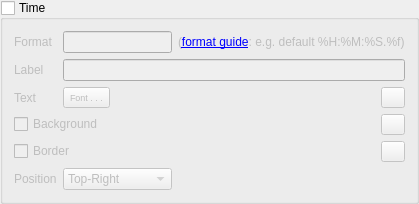
              <widget class="QgsCollapsibleGroupBox" name="groupTime">
               <property name="title">
                <string>Time</string>
               </property>
               <property name="checkable">
                <bool>true</bool>
               </property>
               <property name="checked">
                <bool>false</bool>
               </property>
               <layout class="QVBoxLayout" name="verticalLayout_2">
                <item>
                 <layout class="QGridLayout" name="gridLayout_6">
                  <item row="3" column="0" colspan="3">
                   <widget class="QCheckBox" name="cbTimeBackground">
                    <property name="text">
                     <string>Background</string>
                    </property>
                   </widget>
                  </item>
                  <item row="2" column="0">
                   <widget class="QLabel" name="label_18">
                    <property name="text">
                     <string>Text</string>
                    </property>
                   </widget>
                  </item>
                  <item row="2" column="2">
                   <spacer name="horizontalSpacer_5">
                    <property name="orientation">
                     <enum>Qt::Horizontal</enum>
                    </property>
                    <property name="sizeHint" stdset="0">
                     <size>
                      <width>40</width>
                      <height>20</height>
                     </size>
                    </property>
                   </spacer>
                  </item>
                  <item row="5" column="0">
                   <widget class="QLabel" name="label_19">
                    <property name="text">
                     <string>Position</string>
                    </property>
                   </widget>
                  </item>
                  <item row="5" column="1">
                   <widget class="QComboBox" name="cboPosTime">
                    <property name="currentIndex">
                     <number>1</number>
                    </property>
                    <item>
                     <property name="text">
                      <string>Top-Left</string>
                     </property>
                    </item>
                    <item>
                     <property name="text">
                      <string>Top-Right</string>
                     </property>
                    </item>
                    <item>
                     <property name="text">
                      <string>Bottom-Left</string>
                     </property>
                    </item>
                    <item>
                     <property name="text">
                      <string>Bottom-Right</string>
                     </property>
                    </item>
                    <item>
                     <property name="text">
                      <string>Top-Center</string>
                     </property>
                    </item>
                    <item>
                     <property name="text">
                      <string>Bottom-Center</string>
                     </property>
                    </item>
                   </widget>
                  </item>
                  <item row="2" column="1">
                   <widget class="QgsFontButton" name="fbtnTime">
                    <property name="minimumSize">
                     <size>
                      <width>0</width>
                      <height>21</height>
                     </size>
                    </property>
                    <property name="font">
                     <font>
                      <pointsize>7</pointsize>
                     </font>
                    </property>
                    <property name="text">
                     <string>Font . . .</string>
                    </property>
                    <property name="mode">
                     <enum>QgsFontButton::ModeQFont</enum>
                    </property>
                   </widget>
                  </item>
                  <item row="3" column="3">
                   <widget class="QgsColorButton" name="colorTimeBackground">
                    <property name="minimumSize">
                     <size>
                      <width>24</width>
                      <height>21</height>
                     </size>
                    </property>
                    <property name="color">
                     <color>
                      <red>255</red>
                      <green>255</green>
                      <blue>255</blue>
                     </color>
                    </property>
                    <property name="defaultColor">
                     <color>
                      <red>255</red>
                      <green>255</green>
                      <blue>255</blue>
                     </color>
                    </property>
                   </widget>
                  </item>
                  <item row="1" column="1" colspan="3">
                   <widget class="QLineEdit" name="labelTime"/>
                  </item>
                  <item row="1" column="0">
                   <widget class="QLabel" name="label_16">
                    <property name="text">
                     <string>Label</string>
                    </property>
                   </widget>
                  </item>
                  <item row="4" column="3">
                   <widget class="QgsColorButton" name="colorTimeFrame">
                    <property name="minimumSize">
                     <size>
                      <width>24</width>
                      <height>21</height>
                     </size>
                    </property>
                    <property name="color">
                     <color>
                      <red>0</red>
                      <green>0</green>
                      <blue>0</blue>
                     </color>
                    </property>
                    <property name="defaultColor">
                     <color>
                      <red>0</red>
                      <green>0</green>
                      <blue>0</blue>
                     </color>
                    </property>
                   </widget>
                  </item>
                  <item row="4" column="0" colspan="3">
                   <widget class="QCheckBox" name="cbTimeFrame">
                    <property name="text">
                     <string>Border</string>
                    </property>
                   </widget>
                  </item>
                  <item row="2" column="3">
                   <widget class="QgsColorButton" name="colorTimeText">
                    <property name="minimumSize">
                     <size>
                      <width>24</width>
                      <height>21</height>
                     </size>
                    </property>
                    <property name="color">
                     <color>
                      <red>0</red>
                      <green>0</green>
                      <blue>0</blue>
                     </color>
                    </property>
                   </widget>
                  </item>
                  <item row="0" column="0">
                   <widget class="QLabel" name="label_26">
                    <property name="text">
                     <string>Format</string>
                    </property>
                   </widget>
                  </item>
                  <item row="0" column="1">
                   <widget class="QLineEdit" name="le_time_format"/>
                  </item>
                  <item row="0" column="2" colspan="2">
                   <widget class="QLabel" name="label_27">
                    <property name="text">
                     <string>&lt;html&gt;&lt;head/&gt;&lt;body&gt;&lt;p&gt;(&lt;a href=&quot;https://docs.python.org/3/library/datetime.html#strftime-and-strptime-format-codes&quot;&gt;&lt;span style=&quot; text-decoration: underline; color:#0000ff;&quot;&gt;format guide&lt;/span&gt;&lt;/a&gt;: e.g. default %H:%M:%S.%f)&lt;/p&gt;&lt;/body&gt;&lt;/html&gt;</string>
                    </property>
                    <property name="openExternalLinks">
                     <bool>true</bool>
                    </property>
                   </widget>
                  </item>
                 </layout>
                </item>
               </layout>
              </widget>
